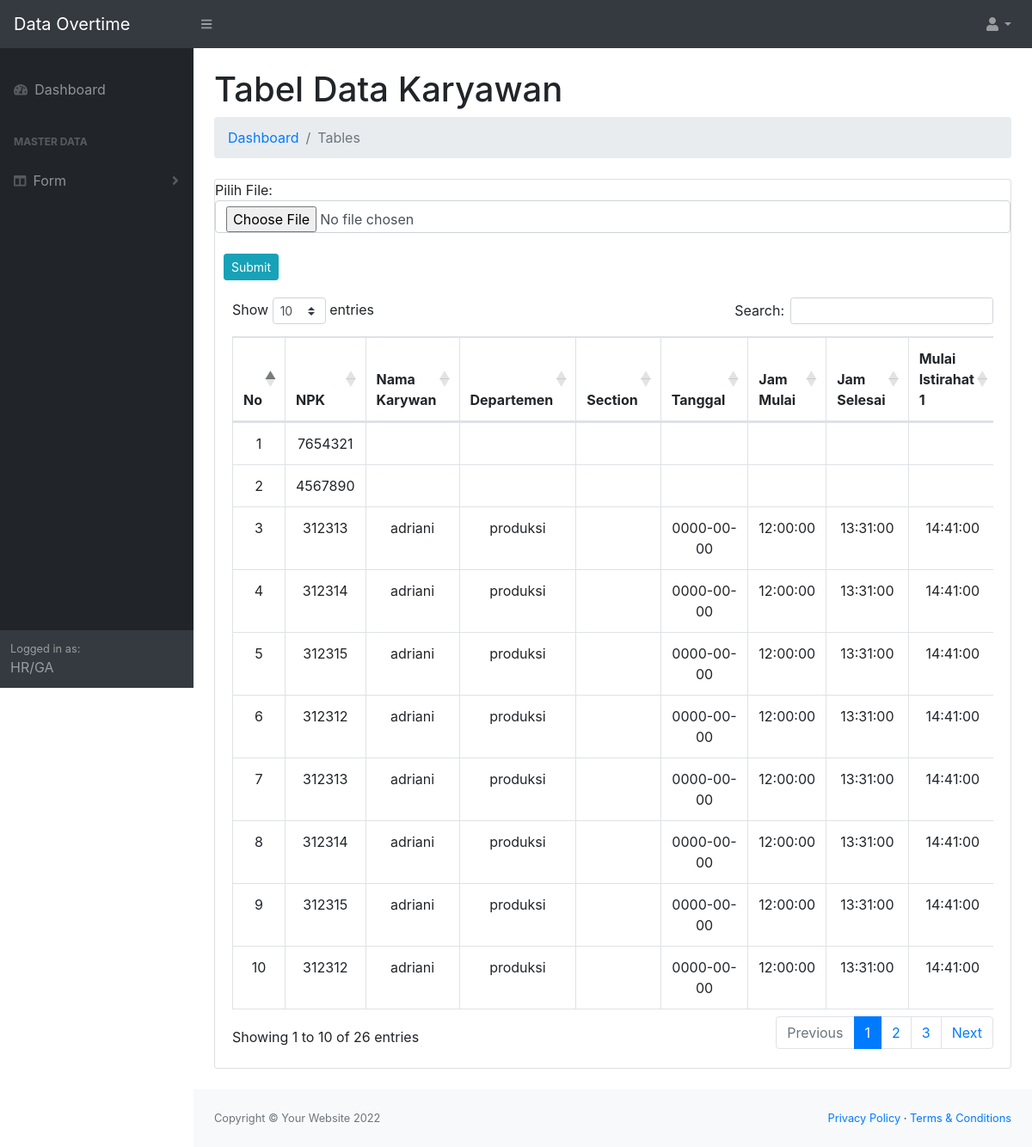
/dataovertimehr/tambahdata3.php, run on the app's committed database.
### tables this page shows
CREATE TABLE `dataovt` (
  `id` int(11) NOT NULL,
  `npk` varchar(255) DEFAULT NULL,
  `nama` varchar(255) DEFAULT NULL,
  `dept` varchar(255) DEFAULT NULL,
  `section` varchar(255) NOT NULL,
  `instansi` varchar(255) NOT NULL,
  `tgl` date DEFAULT NULL,
  `jam_mulai` time DEFAULT NULL,
  `jam_selesai` time DEFAULT NULL,
  `m_istirahat_a` time DEFAULT NULL,
  `m_istirahat_b` time DEFAULT NULL,
  `s_istirahat_a` time DEFAULT NULL,
  `s_istirahat_b` time DEFAULT NULL,
  `jam_lembur` varchar(100) DEFAULT NULL,
  `hari_lk` varchar(255) DEFAULT NULL,
  `total_tuul` varchar(255) DEFAULT NULL
);

### dataovertimehr/tambahdata3.php (the view, shortened to what this page needs)
<?php
include 'dbconnect.php';
?>
<!DOCTYPE html>
<html lang="en">
<head>
    <link href="css/styles.css" rel="stylesheet" />
    <link href="https://cdn.datatables.net/1.10.20/css/dataTables.bootstrap4.min.css" rel="stylesheet" />
</head>
<body class="sb-nav-fixed">
    <nav class="sb-topnav navbar navbar-expand navbar-dark bg-dark">
        <a class="navbar-brand" href="index3.html">Data Overtime</a>
        <button class="btn btn-link btn-sm order-1 order-lg-0" id="sidebarToggle" href="#"><i class="fas fa-bars"></i></button>
        <ul class="navbar-nav ml-auto ml-md-0">
            <li class="nav-item dropdown">
                <a class="nav-link dropdown-toggle" id="userDropdown" href="#" role="button" data-toggle="dropdown" aria-haspopup="true" aria-expanded="false"><i class="fas fa-user fa-fw"></i></a>
            </li>
        </ul>
    </nav>
    <div id="layoutSidenav">
        <div id="layoutSidenav_nav">
            <nav class="sb-sidenav accordion sb-sidenav-dark" id="sidenavAccordion">
                <div class="sb-sidenav-menu">
                    <div class="nav">
                        <br>
                        <a class="nav-link" href="index3.php">
                            <div class="sb-nav-link-icon"><i class="fas fa-tachometer-alt"></i></div>
                            Dashboard
                        </a>
                        <div class="sb-sidenav-menu-heading">Master Data</div>
                        <a class="nav-link collapsed" href="#" data-toggle="collapse" data-target="#collapseLayouts" aria-expanded="false" aria-controls="collapseLayouts">
                            <div class="sb-nav-link-icon"><i class="fas fa-columns"></i></div>
                            Form
                            <div class="sb-sidenav-collapse-arrow"><i class="fas fa-angle-down"></i></div>
                        </a>
                    </div>
                </div>
                <div class="sb-sidenav-footer">
                    <div class="small">Logged in as:</div>
                    HR/GA
                </div>
            </nav>
        </div>
        <div id="layoutSidenav_content">
            <main>
                <div class="container-fluid">
                    <h1 class="mt-4">Tabel Data Karyawan</h1>
                    <ol class="breadcrumb mb-4">
                        <li class="breadcrumb-item"><a href="index3.php">Dashboard</a></li>
                        <li class="breadcrumb-item active">Tables</li>
                    </ol>
                    <div class="card mb-4">
                        <form method="post" enctype="multipart/form-data" action="proses_upload3.php">
                            Pilih File:
                            <input class="form-control" name="fileexcel" type="file" required="required">
                            <br>
                            <button class="btn btn-sm btn-info" style="margin-left:10px;" type="submit">Submit</button>
                        </form>
                        <div class="card-body">
                            <div class="table-responsive">
                                <table class="table table-bordered" id="dataTable" width="100%" cellspacing="0">
                                    <thead>
                                        <tr>
                                            <th style="width: 1px;">No</th>
                                            <th>NPK</th>
                                            <th>Nama Karywan</th>
                                            <th>Departemen</th>
                                            <th>Section</th>
                                            <th>Tanggal</th>
                                            <th>Jam Mulai</th>
                                            <th>Jam Selesai</th>
                                            <th>Mulai Istirahat 1</th>
                                        </tr>
                                    </thead>
                                    <tbody>
                                        <?php
                                        $ovt = mysqli_query($conn,"SELECT * FROM dataovt order by nama ASC");
                                        $i = 1;
                                        while($o=mysqli_fetch_array($ovt)){
                                            $npk = $o['npk'];
                                            $nama = $o['nama'];
                                            $dept = $o['dept'];
                                            $sct = $o['sct'];
                                            $tgl = $o['tgl'];
                                            $jam_mulai = $o['jam_mulai'];
                                            $jam_selesai = $o['jam_selesai'];
                                            $m_istirahat_a = $o['m_istirahat_a'];
                                            ?>
                                            <tr>
                                                <td><?=$i++;?></td>
                                                <td><?=$npk;?></td>
                                                <td><?=$nama;?></td>
                                                <td><?=$dept;?></td>
                                                <td><?=$sct;?></td>
                                                <td><?=$tgl;?></td>
                                                <td><?=$jam_mulai;?></td>
                                                <td><?=$jam_selesai;?></td>
                                                <td><?=$m_istirahat_a;?></td>
                                                <?php
                                            };
                                            ?>
                                        </tbody>
                                    </table>
                                </div>
                            </div>
                        </div>
                    </div>
                </main>
                <footer class="py-4 bg-light mt-auto">
                    <div class="container-fluid">
                        <div class="d-flex align-items-center justify-content-between small">
                            <div class="text-muted">Copyright &copy; Your Website 2022</div>
                            <div>
                                <a href="#">Privacy Policy</a>
                                &middot;
                                <a href="#">Terms &amp; Conditions</a>
                            </div>
                        </div>
                    </div>
                </footer>
            </div>
        </div>
    </body>
    </html>

### dataovertimehr/tambahdata3.php (style rules this page uses)
table, td, th { border: 1px solid black; }
table { border-collapse: collapse; width: 100%; }
td, tr { text-align: center; }

### data on the page
dataovt: npk "7654321"
dataovt: npk "4567890"
dataovt: npk "312313", nama "adriani", dept "produksi", tgl "0000-00-00", jam_mulai "12:00:00", jam_selesai "13:31:00", m_istirahat_a "14:41:00"
dataovt: npk "312314", nama "adriani", dept "produksi", tgl "0000-00-00", jam_mulai "12:00:00", jam_selesai "13:31:00", m_istirahat_a "14:41:00"
dataovt: npk "312315", nama "adriani", dept "produksi", tgl "0000-00-00", jam_mulai "12:00:00", jam_selesai "13:31:00", m_istirahat_a "14:41:00"
dataovt: npk "312312", nama "adriani", dept "produksi", tgl "0000-00-00", jam_mulai "12:00:00", jam_selesai "13:31:00", m_istirahat_a "14:41:00"
dataovt: npk "312313", nama "adriani", dept "produksi", tgl "0000-00-00", jam_mulai "12:00:00", jam_selesai "13:31:00", m_istirahat_a "14:41:00"
dataovt: npk "312314", nama "adriani", dept "produksi", tgl "0000-00-00", jam_mulai "12:00:00", jam_selesai "13:31:00", m_istirahat_a "14:41:00"
dataovt: npk "312315", nama "adriani", dept "produksi", tgl "0000-00-00", jam_mulai "12:00:00", jam_selesai "13:31:00", m_istirahat_a "14:41:00"
dataovt: npk "312312", nama "adriani", dept "produksi", tgl "0000-00-00", jam_mulai "12:00:00", jam_selesai "13:31:00", m_istirahat_a "14:41:00"
